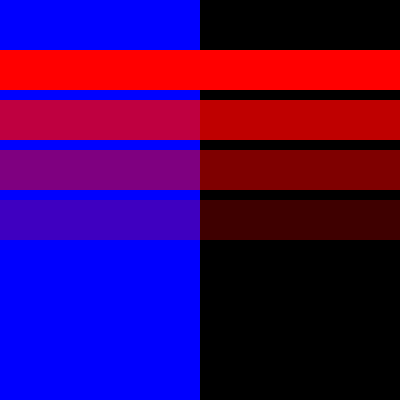
Frame 1 (no input)
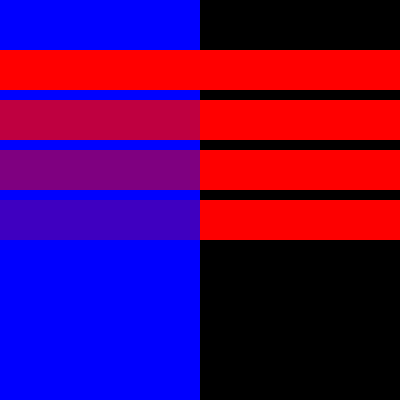
Frame 60 (the mouse pressed at the canvas centre just before this capture)
Frame 120 (the mouse held since frame 60 and released just before this capture): identical to frame 60, image omitted

The Processing sketch that drew these frames (run headless with seeded random() and noise(); from frame 60 on, the mouse is pressed at the canvas centre):

// Processing sketch: sketch_02a_Alpha_RGB_and_A
// ── sketch_02a_Alpha_RGB_and_A.pde
/* 
Looking at Alpha and oppacity in RBG & A
Futher addressing background()
Looking at the different options with fill
*/

void setup(){
size(400,400);
 background(0);
noStroke();
}

void draw(){
 
// No fourth argument means 100% opacity.
fill(0,0,255);
rect(0,0,200,400);

// 255 means 100% opacity.
fill(255,0,0,255);
rect(0,50,400,40);

// 75% opacity.
fill(255,0,0,191);
rect(0,100,400,40);

// 55% opacity.
fill(255,0,0,127);
rect(0,150,400,40);

// 25% opacity.
fill(255,0,0,63);
rect(0,200,400,40);
}
